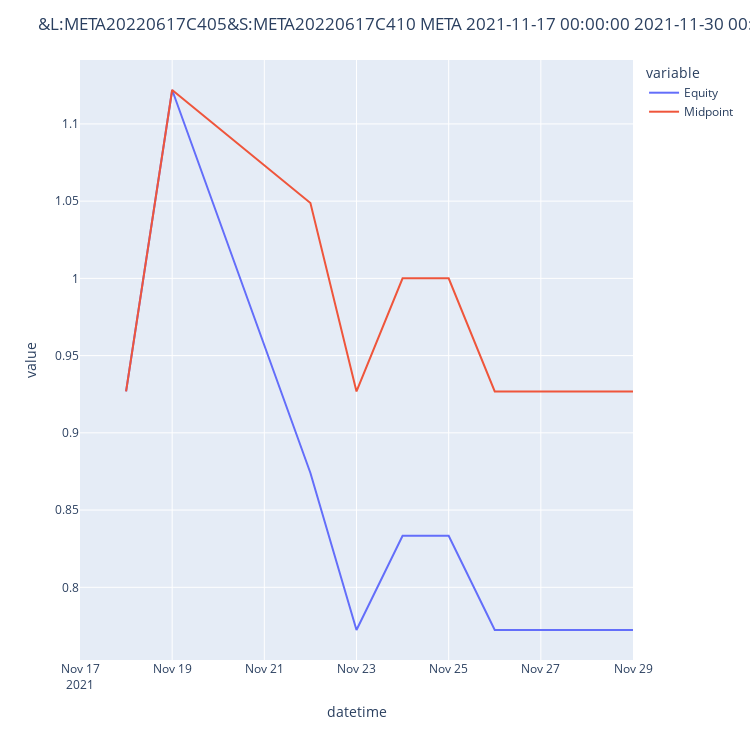

The code cell stored with this chart in its notebook:
### Code cell
# eq_normalized.plot(label='Equity Normalized')
# m_data_normalized.plot(label='Midpoint Normalized')
data = pd.DataFrame()
data['Equity'] = eq_normalized
data['Midpoint'] = m_data_normalized
px.line(data).update_layout(width=750, height=740, title=f"{id} {tick} {start} {end}").show()
# plt.legend()
# plt.show()

### Figure 1 — Plotly figure (JSON) as saved in the notebook; plotly's stock layout.template omitted (floating-point values rounded to 4 significant figures)
{"data": [{"hovertemplate": "variable=Equity<br>datetime=%{x}<br>value=%{y}<extra></extra>", "legendgroup": "Equity", "line": {"color": "#636efa", "dash": "solid"}, "marker": {"symbol": "circle"}, "mode": "lines", "name": "Equity", "orientation": "v", "showlegend": true, "type": "scatter", "x": ["2021-11-17T00:00:00", "2021-11-18T00:00:00", "2021-11-19T00:00:00", "2021-11-22T00:00:00", "2021-11-23T00:00:00", "2021-11-24T00:00:00", "2021-11-25T00:00:00", "2021-11-26T00:00:00", "2021-11-29T00:00:00"], "xaxis": "x", "y": [null, 0.9268, 1.122, 0.874, 0.7724, 0.8333, 0.8333, 0.7724, 0.7724], "yaxis": "y"}, {"hovertemplate": "variable=Midpoint<br>datetime=%{x}<br>value=%{y}<extra></extra>", "legendgroup": "Midpoint", "line": {"color": "#EF553B", "dash": "solid"}, "marker": {"symbol": "circle"}, "mode": "lines", "name": "Midpoint", "orientation": "v", "showlegend": true, "type": "scatter", "x": ["2021-11-17T00:00:00", "2021-11-18T00:00:00", "2021-11-19T00:00:00", "2021-11-22T00:00:00", "2021-11-23T00:00:00", "2021-11-24T00:00:00", "2021-11-25T00:00:00", "2021-11-26T00:00:00", "2021-11-29T00:00:00"], "xaxis": "x", "y": [null, 0.9268, 1.122, 1.049, 0.9268, 1.0, 1.0, 0.9268, 0.9268], "yaxis": "y"}], "layout": {"height": 740, "legend": {"title": {"text": "variable"}, "tracegroupgap": 0}, "margin": {"t": 60}, "title": {"text": "&L:META20220617C405&S:META20220617C410 META 2021-11-17 00:00:00 2021-11-30 00:00:00"}, "width": 750, "xaxis": {"anchor": "y", "domain": [0, 1], "title": {"text": "datetime"}}, "yaxis": {"anchor": "x", "domain": [0, 1], "title": {"text": "value"}}}}
